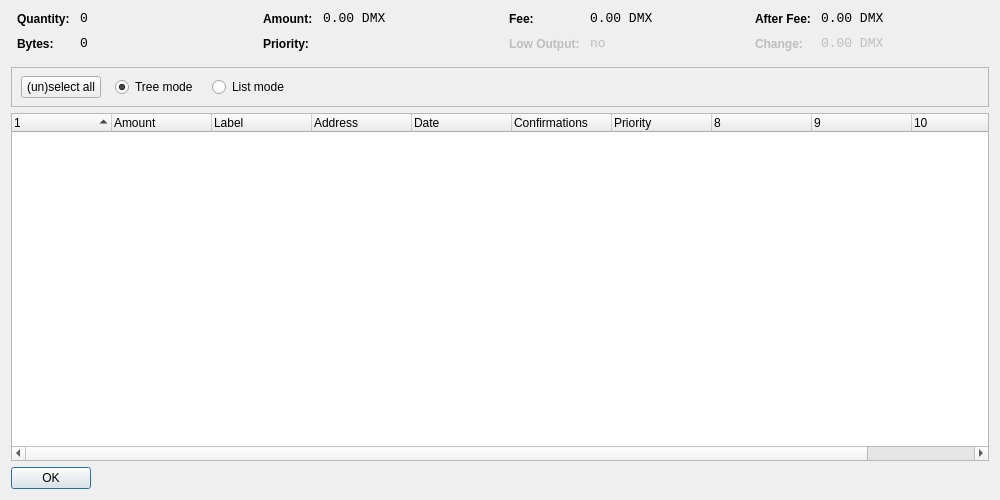
<?xml version="1.0" encoding="UTF-8"?>
<ui version="4.0">
 <class>CoinControlDialog</class>
 <widget class="QDialog" name="CoinControlDialog">
  <property name="geometry">
   <rect>
    <x>0</x>
    <y>0</y>
    <width>1000</width>
    <height>500</height>
   </rect>
  </property>
  <property name="windowTitle">
   <string>Coin Control</string>
  </property>
  <layout class="QVBoxLayout" name="verticalLayout">
   <item>
    <layout class="QHBoxLayout" name="horizontalLayoutTop" stretch="0,0,0,0">
     <property name="topMargin">
      <number>0</number>
     </property>
     <property name="bottomMargin">
      <number>10</number>
     </property>
     <item>
      <layout class="QFormLayout" name="formLayoutCoinControl1">
       <property name="horizontalSpacing">
        <number>10</number>
       </property>
       <property name="verticalSpacing">
        <number>10</number>
       </property>
       <property name="leftMargin">
        <number>6</number>
       </property>
       <property name="rightMargin">
        <number>6</number>
       </property>
       <item row="0" column="0">
        <widget class="QLabel" name="labelCoinControlQuantityText">
         <property name="styleSheet">
          <string notr="true">font-weight:bold;</string>
         </property>
         <property name="text">
          <string>Quantity:</string>
         </property>
        </widget>
       </item>
       <item row="0" column="1">
        <widget class="QLabel" name="labelCoinControlQuantity">
         <property name="font">
          <font>
           <family>Monospace</family>
           <pointsize>10</pointsize>
          </font>
         </property>
         <property name="cursor">
          <cursorShape>IBeamCursor</cursorShape>
         </property>
         <property name="contextMenuPolicy">
          <enum>Qt::ActionsContextMenu</enum>
         </property>
         <property name="text">
          <string notr="true">0</string>
         </property>
         <property name="textInteractionFlags">
          <set>Qt::LinksAccessibleByMouse|Qt::TextSelectableByKeyboard|Qt::TextSelectableByMouse</set>
         </property>
        </widget>
       </item>
       <item row="1" column="0">
        <widget class="QLabel" name="labelCoinControlBytesText">
         <property name="styleSheet">
          <string notr="true">font-weight:bold;</string>
         </property>
         <property name="text">
          <string>Bytes:</string>
         </property>
        </widget>
       </item>
       <item row="1" column="1">
        <widget class="QLabel" name="labelCoinControlBytes">
         <property name="font">
          <font>
           <family>Monospace</family>
           <pointsize>10</pointsize>
          </font>
         </property>
         <property name="cursor">
          <cursorShape>IBeamCursor</cursorShape>
         </property>
         <property name="contextMenuPolicy">
          <enum>Qt::ActionsContextMenu</enum>
         </property>
         <property name="text">
          <string notr="true">0</string>
         </property>
         <property name="textInteractionFlags">
          <set>Qt::LinksAccessibleByMouse|Qt::TextSelectableByKeyboard|Qt::TextSelectableByMouse</set>
         </property>
        </widget>
       </item>
      </layout>
     </item>
     <item>
      <layout class="QFormLayout" name="formLayoutCoinControl2">
       <property name="horizontalSpacing">
        <number>10</number>
       </property>
       <property name="verticalSpacing">
        <number>10</number>
       </property>
       <property name="leftMargin">
        <number>6</number>
       </property>
       <property name="rightMargin">
        <number>6</number>
       </property>
       <item row="0" column="0">
        <widget class="QLabel" name="labelCoinControlAmountText">
         <property name="styleSheet">
          <string notr="true">font-weight:bold;</string>
         </property>
         <property name="text">
          <string>Amount:</string>
         </property>
        </widget>
       </item>
       <item row="0" column="1">
        <widget class="QLabel" name="labelCoinControlAmount">
         <property name="font">
          <font>
           <family>Monospace</family>
           <pointsize>10</pointsize>
          </font>
         </property>
         <property name="cursor">
          <cursorShape>IBeamCursor</cursorShape>
         </property>
         <property name="contextMenuPolicy">
          <enum>Qt::ActionsContextMenu</enum>
         </property>
         <property name="text">
          <string notr="true">0.00 DMX</string>
         </property>
         <property name="textInteractionFlags">
          <set>Qt::LinksAccessibleByMouse|Qt::TextSelectableByKeyboard|Qt::TextSelectableByMouse</set>
         </property>
        </widget>
       </item>
       <item row="1" column="0">
        <widget class="QLabel" name="labelCoinControlPriorityText">
         <property name="styleSheet">
          <string notr="true">font-weight:bold;</string>
         </property>
         <property name="text">
          <string>Priority:</string>
         </property>
        </widget>
       </item>
       <item row="1" column="1">
        <widget class="QLabel" name="labelCoinControlPriority">
         <property name="font">
          <font>
           <family>Monospace</family>
           <pointsize>10</pointsize>
          </font>
         </property>
         <property name="cursor">
          <cursorShape>IBeamCursor</cursorShape>
         </property>
         <property name="contextMenuPolicy">
          <enum>Qt::ActionsContextMenu</enum>
         </property>
         <property name="text">
          <string/>
         </property>
         <property name="textInteractionFlags">
          <set>Qt::LinksAccessibleByMouse|Qt::TextSelectableByKeyboard|Qt::TextSelectableByMouse</set>
         </property>
        </widget>
       </item>
      </layout>
     </item>
     <item>
      <layout class="QFormLayout" name="formLayoutCoinControl3">
       <property name="horizontalSpacing">
        <number>10</number>
       </property>
       <property name="verticalSpacing">
        <number>10</number>
       </property>
       <property name="leftMargin">
        <number>6</number>
       </property>
       <property name="rightMargin">
        <number>6</number>
       </property>
       <item row="0" column="0">
        <widget class="QLabel" name="labelCoinControlFeeText">
         <property name="styleSheet">
          <string notr="true">font-weight:bold;</string>
         </property>
         <property name="text">
          <string>Fee:</string>
         </property>
        </widget>
       </item>
       <item row="0" column="1">
        <widget class="QLabel" name="labelCoinControlFee">
         <property name="font">
          <font>
           <family>Monospace</family>
           <pointsize>10</pointsize>
          </font>
         </property>
         <property name="cursor">
          <cursorShape>IBeamCursor</cursorShape>
         </property>
         <property name="contextMenuPolicy">
          <enum>Qt::ActionsContextMenu</enum>
         </property>
         <property name="text">
          <string notr="true">0.00 DMX</string>
         </property>
         <property name="textInteractionFlags">
          <set>Qt::LinksAccessibleByMouse|Qt::TextSelectableByKeyboard|Qt::TextSelectableByMouse</set>
         </property>
        </widget>
       </item>
       <item row="1" column="0">
        <widget class="QLabel" name="labelCoinControlLowOutputText">
         <property name="enabled">
          <bool>false</bool>
         </property>
         <property name="styleSheet">
          <string notr="true">font-weight:bold;</string>
         </property>
         <property name="text">
          <string>Low Output:</string>
         </property>
        </widget>
       </item>
       <item row="1" column="1">
        <widget class="QLabel" name="labelCoinControlLowOutput">
         <property name="enabled">
          <bool>false</bool>
         </property>
         <property name="font">
          <font>
           <family>Monospace</family>
           <pointsize>10</pointsize>
          </font>
         </property>
         <property name="cursor">
          <cursorShape>IBeamCursor</cursorShape>
         </property>
         <property name="contextMenuPolicy">
          <enum>Qt::ActionsContextMenu</enum>
         </property>
         <property name="text">
          <string notr="true">no</string>
         </property>
         <property name="textInteractionFlags">
          <set>Qt::LinksAccessibleByMouse|Qt::TextSelectableByKeyboard|Qt::TextSelectableByMouse</set>
         </property>
        </widget>
       </item>
      </layout>
     </item>
     <item>
      <layout class="QFormLayout" name="formLayoutCoinControl4">
       <property name="horizontalSpacing">
        <number>10</number>
       </property>
       <property name="verticalSpacing">
        <number>10</number>
       </property>
       <property name="leftMargin">
        <number>6</number>
       </property>
       <property name="rightMargin">
        <number>6</number>
       </property>
       <item row="0" column="0">
        <widget class="QLabel" name="labelCoinControlAfterFeeText">
         <property name="styleSheet">
          <string notr="true">font-weight:bold;</string>
         </property>
         <property name="text">
          <string>After Fee:</string>
         </property>
        </widget>
       </item>
       <item row="0" column="1">
        <widget class="QLabel" name="labelCoinControlAfterFee">
         <property name="font">
          <font>
           <family>Monospace</family>
           <pointsize>10</pointsize>
          </font>
         </property>
         <property name="cursor">
          <cursorShape>IBeamCursor</cursorShape>
         </property>
         <property name="contextMenuPolicy">
          <enum>Qt::ActionsContextMenu</enum>
         </property>
         <property name="text">
          <string notr="true">0.00 DMX</string>
         </property>
         <property name="textInteractionFlags">
          <set>Qt::LinksAccessibleByMouse|Qt::TextSelectableByKeyboard|Qt::TextSelectableByMouse</set>
         </property>
        </widget>
       </item>
       <item row="1" column="0">
        <widget class="QLabel" name="labelCoinControlChangeText">
         <property name="enabled">
          <bool>false</bool>
         </property>
         <property name="styleSheet">
          <string notr="true">font-weight:bold;</string>
         </property>
         <property name="text">
          <string>Change:</string>
         </property>
        </widget>
       </item>
       <item row="1" column="1">
        <widget class="QLabel" name="labelCoinControlChange">
         <property name="enabled">
          <bool>false</bool>
         </property>
         <property name="font">
          <font>
           <family>Monospace</family>
           <pointsize>10</pointsize>
          </font>
         </property>
         <property name="cursor">
          <cursorShape>IBeamCursor</cursorShape>
         </property>
         <property name="contextMenuPolicy">
          <enum>Qt::ActionsContextMenu</enum>
         </property>
         <property name="text">
          <string notr="true">0.00 DMX</string>
         </property>
         <property name="textInteractionFlags">
          <set>Qt::LinksAccessibleByMouse|Qt::TextSelectableByKeyboard|Qt::TextSelectableByMouse</set>
         </property>
        </widget>
       </item>
      </layout>
     </item>
    </layout>
   </item>
   <item>
    <widget class="QFrame" name="frame">
     <property name="minimumSize">
      <size>
       <width>0</width>
       <height>40</height>
      </size>
     </property>
     <property name="frameShape">
      <enum>QFrame::StyledPanel</enum>
     </property>
     <property name="frameShadow">
      <enum>QFrame::Sunken</enum>
     </property>
     <widget class="QWidget" name="horizontalLayoutWidget">
      <property name="geometry">
       <rect>
        <x>10</x>
        <y>0</y>
        <width>781</width>
        <height>41</height>
       </rect>
      </property>
      <layout class="QHBoxLayout" name="horizontalLayoutPanel" stretch="0,0,0,0,0">
       <property name="spacing">
        <number>14</number>
       </property>
       <item>
        <widget class="QPushButton" name="pushButtonSelectAll">
         <property name="sizePolicy">
          <sizepolicy hsizetype="Maximum" vsizetype="Fixed">
           <horstretch>0</horstretch>
           <verstretch>0</verstretch>
          </sizepolicy>
         </property>
         <property name="text">
          <string>(un)select all</string>
         </property>
        </widget>
       </item>
       <item>
        <widget class="QRadioButton" name="radioTreeMode">
         <property name="sizePolicy">
          <sizepolicy hsizetype="Maximum" vsizetype="Fixed">
           <horstretch>0</horstretch>
           <verstretch>0</verstretch>
          </sizepolicy>
         </property>
         <property name="text">
          <string>Tree mode</string>
         </property>
         <property name="checked">
          <bool>true</bool>
         </property>
        </widget>
       </item>
       <item>
        <widget class="QRadioButton" name="radioListMode">
         <property name="sizePolicy">
          <sizepolicy hsizetype="Maximum" vsizetype="Fixed">
           <horstretch>0</horstretch>
           <verstretch>0</verstretch>
          </sizepolicy>
         </property>
         <property name="text">
          <string>List mode</string>
         </property>
        </widget>
       </item>
       <item>
        <spacer name="horizontalSpacer">
         <property name="orientation">
          <enum>Qt::Horizontal</enum>
         </property>
         <property name="sizeHint" stdset="0">
          <size>
           <width>40</width>
           <height>20</height>
          </size>
         </property>
        </spacer>
       </item>
      </layout>
     </widget>
    </widget>
   </item>
   <item>
    <widget class="CoinControlTreeWidget" name="treeWidget">
     <property name="contextMenuPolicy">
      <enum>Qt::CustomContextMenu</enum>
     </property>
     <property name="sortingEnabled">
      <bool>false</bool>
     </property>
     <property name="columnCount">
      <number>11</number>
     </property>
     <attribute name="headerShowSortIndicator" stdset="0">
      <bool>true</bool>
     </attribute>
     <attribute name="headerStretchLastSection">
      <bool>false</bool>
     </attribute>
     <column>
      <property name="text">
       <string/>
      </property>
     </column>
     <column>
      <property name="text">
       <string>Amount</string>
      </property>
     </column>
     <column>
      <property name="text">
       <string>Label</string>
      </property>
     </column>
     <column>
      <property name="text">
       <string>Address</string>
      </property>
     </column>
     <column>
      <property name="text">
       <string>Date</string>
      </property>
     </column>
     <column>
      <property name="text">
       <string>Confirmations</string>
      </property>
      <property name="toolTip">
       <string>Confirmed</string>
      </property>
     </column>
     <column>
      <property name="text">
       <string>Priority</string>
      </property>
     </column>
     <column>
      <property name="text">
       <string/>
      </property>
     </column>
     <column>
      <property name="text">
       <string/>
      </property>
     </column>
     <column>
      <property name="text">
       <string/>
      </property>
     </column>
     <column>
      <property name="text">
       <string/>
      </property>
     </column>
    </widget>
   </item>
   <item>
    <widget class="QDialogButtonBox" name="buttonBox">
     <property name="sizePolicy">
      <sizepolicy hsizetype="Maximum" vsizetype="Fixed">
       <horstretch>0</horstretch>
       <verstretch>0</verstretch>
      </sizepolicy>
     </property>
     <property name="orientation">
      <enum>Qt::Horizontal</enum>
     </property>
     <property name="standardButtons">
      <set>QDialogButtonBox::Ok</set>
     </property>
    </widget>
   </item>
  </layout>
 </widget>
 <customwidgets>
  <customwidget>
   <class>CoinControlTreeWidget</class>
   <extends>QTreeWidget</extends>
   <header>coincontroltreewidget.h</header>
  </customwidget>
 </customwidgets>
 <resources/>
 <connections/>
</ui>
